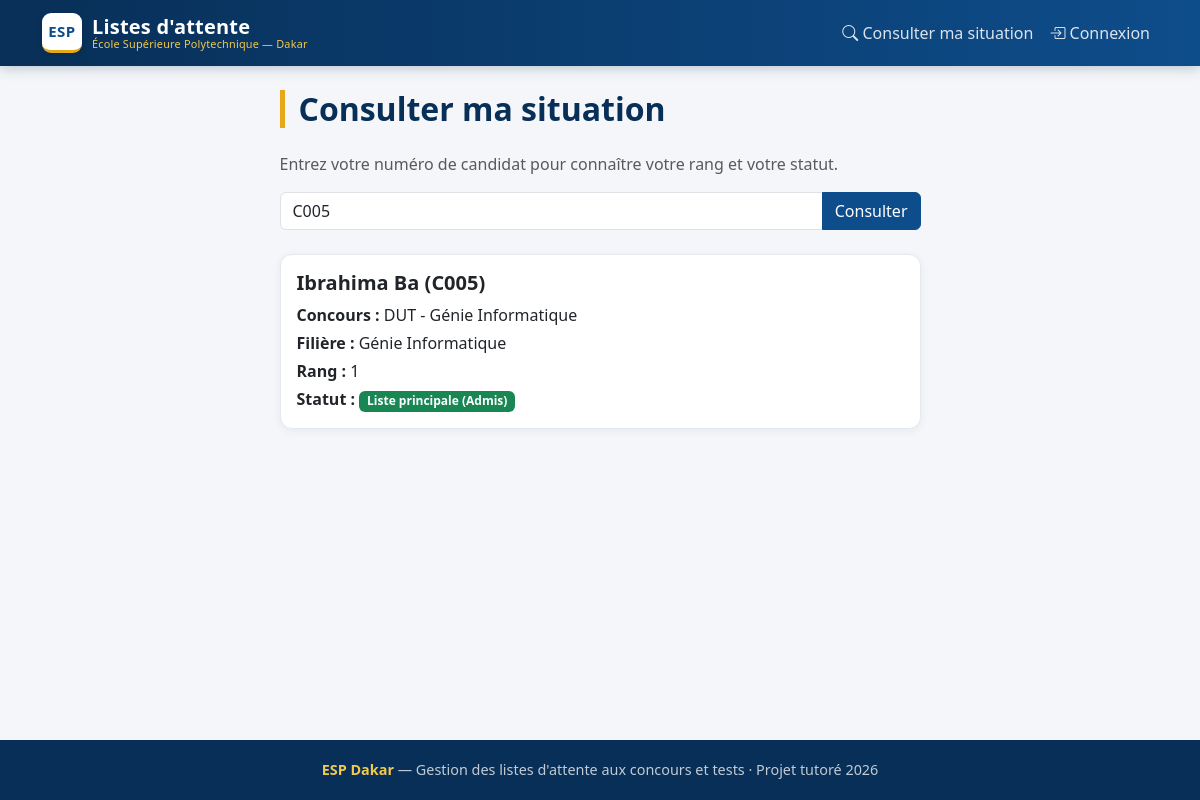
Screenshot of /pages/consultation.php?numero=C005 with the database file from the repository.
### tables this page shows
CREATE TABLE utilisateurs (
    id INT AUTO_INCREMENT PRIMARY KEY,
    nom VARCHAR(100) NOT NULL,
    prenom VARCHAR(100) NOT NULL,
    email VARCHAR(150) NOT NULL UNIQUE,
    telephone VARCHAR(20),
    mot_de_passe VARCHAR(255) NOT NULL,
    role ENUM('administrateur', 'agent', 'candidat') NOT NULL,
    service VARCHAR(100),
    departement VARCHAR(100),
    numero_candidat VARCHAR(50),
    date_naissance DATE,
    date_creation TIMESTAMP DEFAULT CURRENT_TIMESTAMP
);

CREATE TABLE concours (
    id INT AUTO_INCREMENT PRIMARY KEY,
    type ENUM('DUT', 'DIC', 'LICENCE') NOT NULL,
    annee INT NOT NULL,
    departement VARCHAR(100) NOT NULL
);

CREATE TABLE filieres (
    id INT AUTO_INCREMENT PRIMARY KEY,
    nom VARCHAR(150) NOT NULL,
    departement VARCHAR(100) NOT NULL,
    capacite_accueil INT NOT NULL,
    concours_id INT,
    FOREIGN KEY (concours_id) REFERENCES concours(id)
);

CREATE TABLE inscriptions (
    id INT AUTO_INCREMENT PRIMARY KEY,
    rang INT NOT NULL,
    date_inscription DATE NOT NULL,
    candidat_id INT,
    liste_id INT,
    FOREIGN KEY (candidat_id) REFERENCES utilisateurs(id),
    FOREIGN KEY (liste_id) REFERENCES listes(id)
);

### pages/consultation.php (the view, shortened to what this page needs)
<?php
require '../config/database.php';
include '../includes/header.php';
$resultat = null;
if (isset($_GET['numero']) && $_GET['numero'] !== '') {
    $numero = $_GET['numero'];
    $requete = $pdo->prepare("
        SELECT u.nom, u.prenom, u.numero_candidat,
               i.rang, l.type AS type_liste,
               f.nom AS filiere, c.type AS concours_type, c.departement
        FROM utilisateurs u
        JOIN inscriptions i ON i.candidat_id = u.id
        JOIN listes l ON i.liste_id = l.id
        JOIN filieres f ON l.filiere_id = f.id
        JOIN concours c ON f.concours_id = c.id
        WHERE u.numero_candidat = ? AND u.role = 'candidat'
    ");
    $requete->execute([$numero]);
    $resultat = $requete->fetch();
}
?>
<div class="row justify-content-center">
    <div class="col-md-7">
        <h2 class="page-title">Consulter ma situation</h2>
        <p class="text-muted">Entrez votre numéro de candidat pour connaître votre rang et votre statut.</p>
        <form method="GET" class="mb-4">
            <div class="input-group">
                <input type="text" name="numero" class="form-control"
                       placeholder="Exemple : C001" value="<?= htmlspecialchars($_GET['numero'] ?? '') ?>" required>
                <button type="submit" class="btn btn-primary">Consulter</button>
            </div>
        </form>
        <?php if ($resultat): ?>
            <div class="card">
                <div class="card-body">
                    <h5 class="card-title">
                        <?= htmlspecialchars($resultat['prenom'] . ' ' . $resultat['nom']) ?>
                        (<?= htmlspecialchars($resultat['numero_candidat']) ?>)
                    </h5>
                    <p class="mb-1"><strong>Concours :</strong> <?= htmlspecialchars($resultat['concours_type'] . ' - ' . $resultat['departement']) ?></p>
                    <p class="mb-1"><strong>Filière :</strong> <?= htmlspecialchars($resultat['filiere']) ?></p>
                    <p class="mb-1"><strong>Rang :</strong> <?= $resultat['rang'] ?></p>
                    <p class="mb-0">
                        <strong>Statut :</strong>
                        <?php if ($resultat['type_liste'] === 'principale'): ?>
                            <span class="badge bg-success">Liste principale (Admis)</span>
                        <?php else: ?>
                            <span class="badge bg-warning text-dark">Liste d'attente</span>
                        <?php endif; ?>
                    </p>
                </div>
            </div>
        <?php endif; ?>
    </div>
</div>
<?php include '../includes/footer.php'; ?>

### assets/css/style.css (style rules this page uses)
:root { --esp-blue: #0E4D8B; --esp-blue-dark: #0A3A6B; --esp-blue-darker: #082F57; --esp-gold: #E6A817; --esp-gold-light: #F2C94C; --esp-bg: #f4f6f9; --esp-surface:#ffffff; --esp-text: #243140; --esp-muted: #6b7a8d; --esp-border: #e4e9f0; --esp-radius: 12px; --esp-shadow: 0 2px 10px rgba(16, 42, 77, 0.06); --esp-shadow-hover: 0 6px 22px rgba(16, 42, 77, 0.12); --bs-primary: var(--esp-blue); --bs-primary-rgb: 14, 77, 139; }
body { background-color: var(--esp-bg); color: var(--esp-text); font-family: "Segoe UI", system-ui, -apple-system, Arial, sans-serif; display: flex; flex-direction: column; min-height: 100vh; }
h1, h2, h3, h4, h5 { color: var(--esp-blue-darker); font-weight: 600; }
.card { border: 1px solid var(--esp-border); border-radius: var(--esp-radius); box-shadow: var(--esp-shadow); transition: box-shadow .18s, transform .18s; }
.btn-primary { background-color: var(--esp-blue); border-color: var(--esp-blue); }
.page-title { border-left: 5px solid var(--esp-gold); padding-left: 14px; margin-bottom: 1.5rem; }

### rows the page displays
utilisateurs: prenom+nom "Ibrahima Ba", numero_candidat "C005", concours.type+departement "DUT - Génie Informatique", filieres.nom "Génie Informatique", inscriptions.rang "1"
